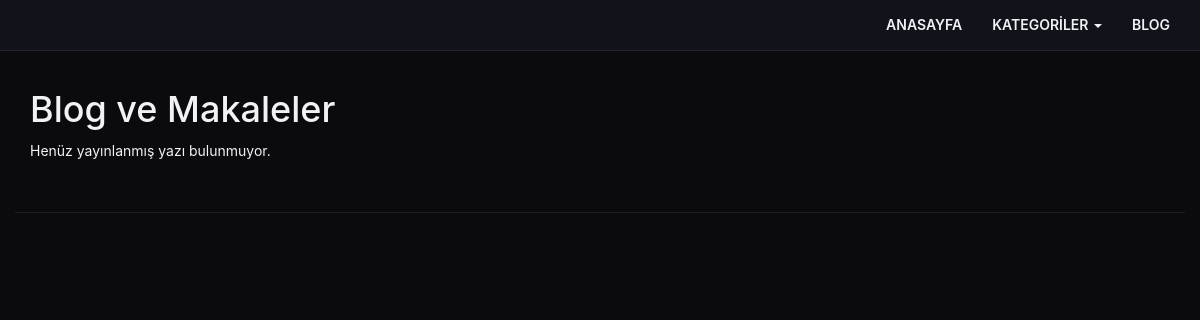
The page /blog.php on the database as committed earlier.
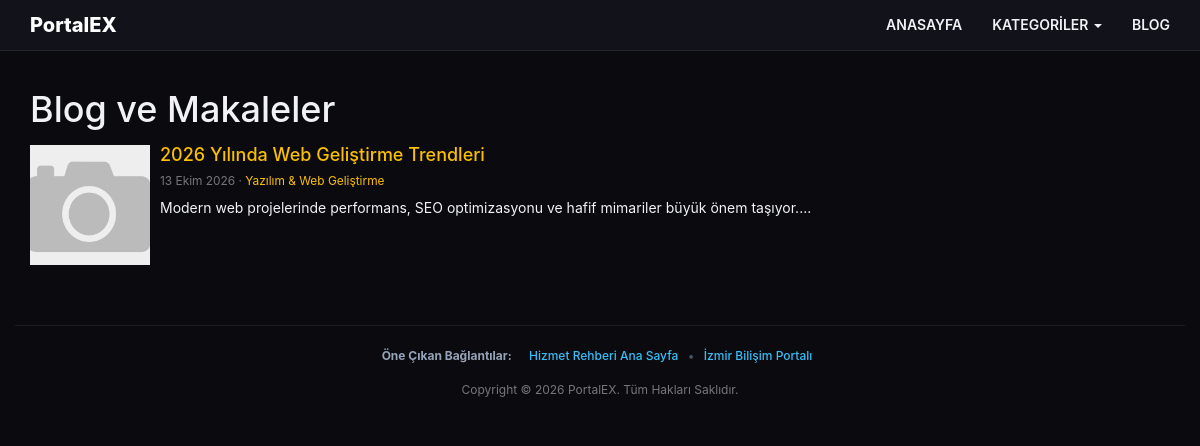
The same page on the database as committed later.
### tables this page shows
CREATE TABLE `ayarlar` (
  `id` INT NOT NULL AUTO_INCREMENT,
  `siteadi` VARCHAR(255) DEFAULT 'Hizmet ve İlan Rehberi',
  `logoyazi` VARCHAR(255) DEFAULT 'PortalEX',
  `meta` TEXT,
  `anahtar` TEXT,
  `telefon` VARCHAR(50) DEFAULT '0555 000 00 00',
  `telefonyazi` VARCHAR(255) DEFAULT 'İletişim & Destek',
  `siteurl` VARCHAR(255) DEFAULT 'http://localhost/',
  `ampurl` VARCHAR(255) DEFAULT 'http://localhost/amp',
  `anasayfa` MEDIUMTEXT,
  `yanpanel` MEDIUMTEXT,
  `copyright` VARCHAR(255) DEFAULT 'Copyright © 2026 PortalEX. All Rights Reserved.',
  `yanpanelbaslik` VARCHAR(255) DEFAULT 'Hızlı Menü',
  `ustalanyazisi` VARCHAR(255) DEFAULT 'Profesyonel Hizmet ve İlan Rehberi',
  `head` TEXT,
  `footer` TEXT,
  `mapsapi` VARCHAR(255) DEFAULT '',
  `analytics` VARCHAR(255) DEFAULT '',
  `renk_arka` VARCHAR(20) DEFAULT '#0f172a',
  `renk_headerarka` VARCHAR(20) DEFAULT '#1e293b',
  `renk_headeryazi` VARCHAR(20) DEFAULT '#ffffff',
  `renk_paketbaslik` VARCHAR(20) DEFAULT '#38bdf8',
  `renk_paketyazi` VARCHAR(20) DEFAULT '#ffffff',
  PRIMARY KEY (`id`)
);

CREATE TABLE `blog` (
  `id` INT NOT NULL AUTO_INCREMENT,
  `kategori` INT DEFAULT 0,
  `baslik` VARCHAR(255) NOT NULL,
  `aciklama` LONGTEXT,
  `resim` VARCHAR(255) DEFAULT 'resimyok.png',
  `meta` TEXT,
  `anahtar` TEXT,
  `durum` VARCHAR(50) DEFAULT 'Aktif',
  `odak_kelime` VARCHAR(255) DEFAULT '',
  `seo` VARCHAR(255) NOT NULL,
  `paylasim` VARCHAR(50) DEFAULT 'Normal',
  `tarih` VARCHAR(50) DEFAULT '',
  `yayinlanma_tarihi` DATETIME DEFAULT CURRENT_TIMESTAMP,
  `yil` INT DEFAULT 2026,
  `hit` INT DEFAULT 0,
  PRIMARY KEY (`id`),
  KEY `idx_blog_durum` (`durum`),
  KEY `idx_blog_seo` (`seo`)
);

CREATE TABLE `kategori` (
  `id` INT NOT NULL AUTO_INCREMENT,
  `baslik` VARCHAR(255) NOT NULL,
  `seo` VARCHAR(255) NOT NULL,
  `odak` VARCHAR(255) DEFAULT 'İzmir',
  `meta` TEXT,
  `anahtar` TEXT,
  `aciklama` TEXT,
  PRIMARY KEY (`id`),
  KEY `idx_kat_seo` (`seo`)
);

CREATE TABLE `linkler` (
  `id` INT NOT NULL AUTO_INCREMENT,
  `baslik` VARCHAR(255) NOT NULL,
  `url` VARCHAR(255) NOT NULL,
  PRIMARY KEY (`id`)
);

### include/connect.php (called while the page is built, shortened)
<?php
$DB_HOST = getenv('DB_HOST') ?: "localhost";
$DB_NAME = getenv('DB_NAME') ?: "database_name";
$DB_USER = getenv('DB_USER') ?: "database_user";
$DB_PASS = getenv('DB_PASS') !== false ? getenv('DB_PASS') : "";
$charset = 'utf8mb4';
$options = [
    PDO::ATTR_ERRMODE            => PDO::ERRMODE_EXCEPTION,
    PDO::ATTR_DEFAULT_FETCH_MODE => PDO::FETCH_ASSOC,
    PDO::ATTR_EMULATE_PREPARES   => false,
];
$dsn = "mysql:host=$DB_HOST;dbname=$DB_NAME;charset=$charset";
try {
    $conn = new PDO($dsn, $DB_USER, $DB_PASS, $options);
} catch (PDOException $e) {
    error_log("Veritabanı bağlantı hatası: " . $e->getMessage());
    die("Sistemde bir sorun oluştu. Lütfen daha sonra tekrar deneyin.");
}
try {
    $SiteBilgi = $conn->query("SELECT * FROM ayarlar WHERE id = 1 LIMIT 1")->fetch();
} catch (PDOException $e) {
    error_log("Site ayarları çekilemedi: " . $e->getMessage());
    $SiteBilgi = [];
    $AmpBilgi = [];
}
?>

### include/tarihfonksiyonu.php (called while the page is built, shortened)
<?php
function turkcetarih($format, $zaman_damgasi = 'now')
{
    try {
        if (is_numeric($zaman_damgasi)) {
            $tarih_objesi = new DateTime("@$zaman_damgasi");
            $tarih_objesi->setTimezone(new DateTimeZone('Europe/Istanbul'));
        } else {
            $tarih_objesi = new DateTime($zaman_damgasi);
        }
    } catch (Throwable $e) {
        $tarih_objesi = new DateTime();
    }
    try {
        if (class_exists('IntlDateFormatter')) {
            $fmt = new IntlDateFormatter(
                'tr_TR',
                IntlDateFormatter::FULL,
                IntlDateFormatter::FULL,
                'Europe/Istanbul',
                IntlDateFormatter::GREGORIAN,
                $format
            );
            $result = $fmt->format($tarih_objesi);
            if ($result !== false) {
                return $result;
            }
        }
    } catch (Throwable $e) {
    }
    return $tarih_objesi->format('d.m.Y');
}
?>

### blog.php (the view, shortened to what the changed rows need)
<?php
require_once("include/connect.php");
require_once("include/tarihfonksiyonu.php");
$limit = 10;
$sayfa = isset($_GET['sayfa']) ? max(1, intval($_GET['sayfa'])) : 1;
$toplam = (int)$conn->query("SELECT COUNT(*) FROM blog WHERE durum = 'Aktif'")->fetchColumn();
$sayfasayisi = max(1, (int)ceil($toplam / $limit));
$sayfa = min($sayfa, $sayfasayisi);
$offset = ($sayfa - 1) * $limit;
$makaleler = $conn->query("
    SELECT b.id, b.seo, b.baslik, b.resim, b.aciklama, b.yayinlanma_tarihi, b.kategori, k.seo AS kategori_seo, k.baslik AS kategori_baslik
    FROM blog AS b LEFT JOIN kategori AS k ON b.kategori = k.id
    WHERE b.durum = 'Aktif' ORDER BY b.id DESC LIMIT $limit OFFSET $offset
")->fetchAll(PDO::FETCH_ASSOC);
require_once("include/header.php");
?>
<body id="top">
<?php include('include/ustmenu.php'); ?>
<main role="main">
    <div class="container" style="padding-top: 70px;">
        <h1>Blog ve Makaleler<?= $sayfa > 1 ? ' - Sayfa ' . $sayfa : ''; ?></h1>
        <?php if (count($makaleler) > 0): ?>
        <?php foreach($makaleler as $yazi): ?>
        <article class="media" style="margin-bottom:20px;">
            <div class="media-left">
                <a href="yazi/<?= htmlspecialchars($yazi['seo']); ?>/<?= intval($yazi['id']); ?>.html">
                    <img class="media-object" src="blogresim/<?= htmlspecialchars($yazi['resim']); ?>" alt="<?= htmlspecialchars($yazi['baslik']); ?>" width="120" height="120" loading="lazy" style="object-fit:cover;">
                </a>
            </div>
            <div class="media-body">
                <h2 class="media-heading" style="font-size:18px;">
                    <a href="yazi/<?= htmlspecialchars($yazi['seo']); ?>/<?= intval($yazi['id']); ?>.html"><?= htmlspecialchars($yazi['baslik']); ?></a>
                </h2>
                <small class="text-muted">
                    <?= turkcetarih('d MMMM yyyy', $yazi['yayinlanma_tarihi']); ?> ·
                    <a href="kategori/<?= htmlspecialchars($yazi['kategori_seo']); ?>/<?= intval($yazi['kategori']); ?>.html"><?= htmlspecialchars($yazi['kategori_baslik']); ?></a>
                </small>
                <p style="margin-top:5px;"><?= htmlspecialchars(mb_substr(strip_tags($yazi['aciklama']), 0, 200)); ?>...</p>
            </div>
        </article>
        <?php endforeach; ?>
        <?php else: ?>
        <p>Henüz yayınlanmış yazı bulunmuyor.</p>
        <?php endif; ?>
    </div>
</main>
<?php include('include/alt.php'); ?>
</body>
</html>

### include/alt.php (shortened to what the changed rows need)
<footer id="footer" style="margin-top:40px;">
    <div class="container text-center text-muted" style="padding: 20px 0; border-top: 1px solid rgba(255,255,255,0.08);">
        <?php
        $footer_linkler = $conn->query("SELECT * FROM linkler ORDER BY id ASC")->fetchAll(PDO::FETCH_ASSOC);
        if (count($footer_linkler) > 0):
        ?>
        <div style="margin-bottom:15px; font-size:12px;" class="footer-partner-links">
            <span style="color:#94a3b8; font-weight:bold; margin-right:8px;">Öne Çıkan Bağlantılar:</span>
            <?php foreach($footer_linkler as $index => $plink): ?>
                <a href="<?= htmlspecialchars($plink['url']); ?>" style="color:#38bdf8; text-decoration:none; margin:0 6px; font-weight:500;" target="_blank"><?= htmlspecialchars($plink['baslik']); ?></a>
                <?= ($index < count($footer_linkler) - 1) ? '<span style="color:#475569;">•</span>' : ''; ?>
            <?php endforeach; ?>
        </div>
        <?php endif; ?>
        <p style="margin:0; font-size:12px;"><?= htmlspecialchars($SiteBilgi['copyright'] ?? ''); ?></p>
    </div>
</footer>

### include/ustmenu.php (shortened to what the changed rows need)
<nav class="navbar navbar-inverse navbar-fixed-top" role="navigation">
    <div class="container">
        <div class="navbar-header">
            <a href="/" class="navbar-brand"><?= htmlspecialchars($SiteBilgi['logoyazi'] ?? ''); ?></a>
        </div>
    </div>
</nav>

Rows that differ between the two databases and show on the page:
added ayarlar: logoyazi "PortalEX", copyright "Copyright © 2026 PortalEX. Tüm Hakları Saklıdır."
added blog: resim (picture), baslik "2026 Yılında Web Geliştirme Trendleri", yayinlanma_tarihi "13 Ekim 2026", kategori.baslik "Yazılım & Web Geliştirme", aciklama "Modern web projelerinde performans, SEO optimizasyonu ve hafif mimariler büyük önem taşıyor."
added linkler: baslik "Hizmet Rehberi Ana Sayfa"
added linkler: baslik "İzmir Bilişim Portalı"
Other text that changed with them:
text no longer shown: "Henüz yayınlanmış yazı bulunmuyor."
text now shown: "Öne Çıkan Bağlantılar:"
